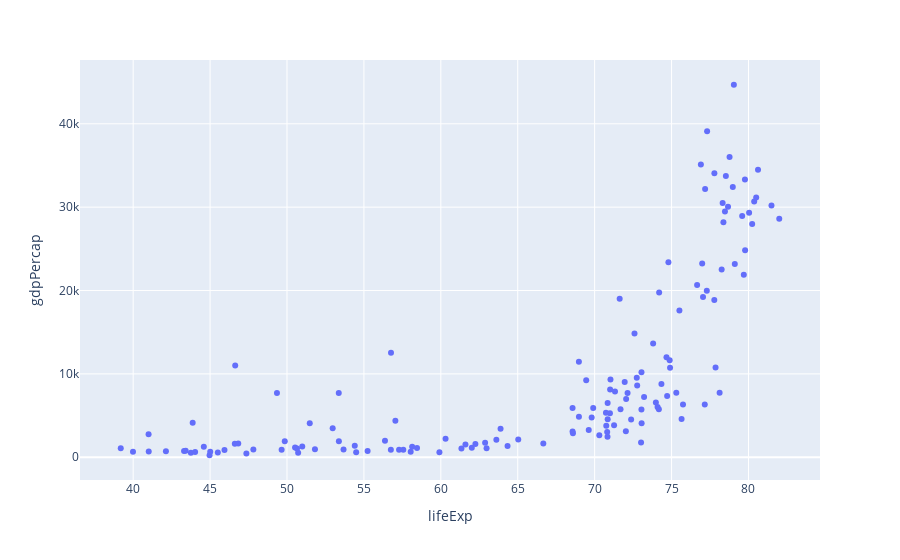

The notebook cell saved with this chart:
### Code cell
fig = px.scatter(gapminder_2002, x='lifeExp', y='gdpPercap')
fig.show()

### Figure 1 — Plotly figure (JSON) as saved in the notebook; plotly's stock layout.template omitted (floating-point values rounded to 4 significant figures; data arrays with more than 128 entries replaced by an {"elided": "..."} marker saying what was removed)
{"data": [{"hovertemplate": "lifeExp=%{x}<br>gdpPercap=%{y}<extra></extra>", "legendgroup": "", "marker": {"color": "#636efa", "symbol": "circle"}, "mode": "markers", "name": "", "orientation": "v", "showlegend": false, "type": "scatter", "x": {"elided": "142 float values"}, "xaxis": "x", "y": {"elided": "142 float values"}, "yaxis": "y"}], "layout": {"legend": {"tracegroupgap": 0}, "margin": {"t": 60}, "xaxis": {"anchor": "y", "domain": [0, 1], "title": {"text": "lifeExp"}}, "yaxis": {"anchor": "x", "domain": [0, 1], "title": {"text": "gdpPercap"}}}}
